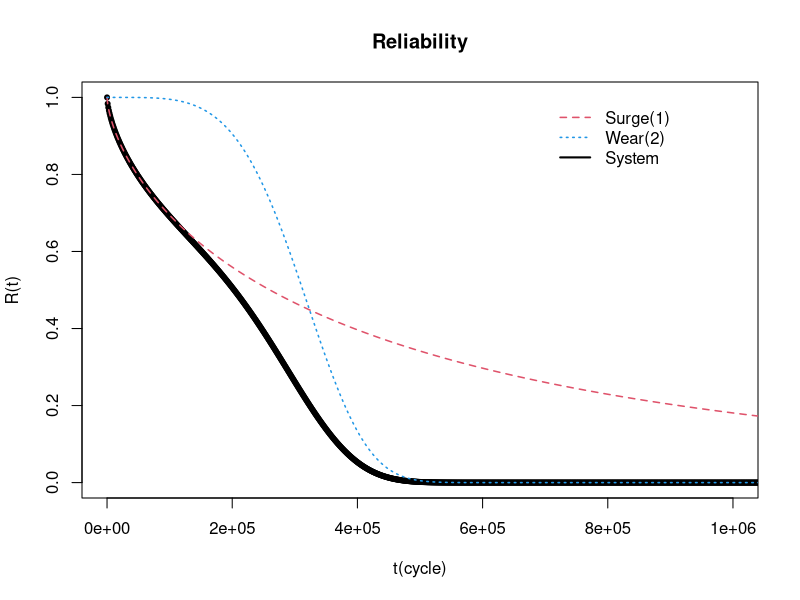
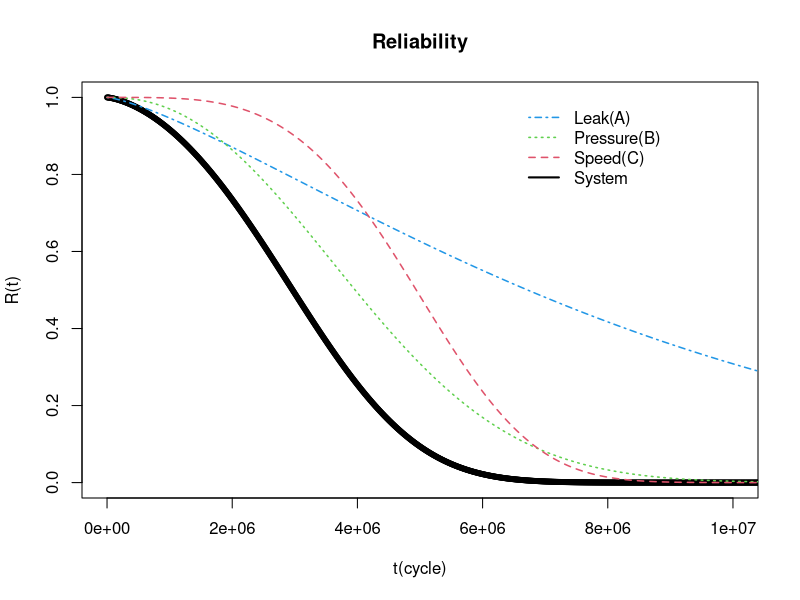

Write R code to recreate these figures, in order.


R = function(x, shape, scale){
  exp(-(x/scale)^shape)}

#-----------------------------------------
x=seq(0,3*10^7, by=1000)

plot(x, R(x=x, shape = 0.6710, scale=449442)*R(x=x, shape = 4.3373, scale=340379)
     ,main = "Reliability",xlab="t(cycle)", ylab="R(t)",xlim=c(0,1*10^6), ylim=c(0,1), pch=20)
lines(x, R(x=x,shape = 0.6710, scale=449442)*R(x=x, shape = 4.3373, scale=340379), lty=1, col =1)
lines(x, R(x=x,shape = 0.6710, scale=449442), lty=2, col =2,lwd =1.5 )
lines(x, R(x=x,  shape = 4.3373, scale=340379), lty=3, col =4,lwd =1.5 )

legend (7*10^5,1, lty=c(2,3,1) ,col=c(2,4,1), legend=c("Surge(1)", "Wear(2)","System"), bty="n",lwd = c(1.5,1.5,2) )

#------------------------------------------
x=seq(0,5*10^7, by=10000)

plot(x, R(x=x, shape = 3.77, scale=5444598)*R(x=x, shape = 2.27, scale=4657881)*R(x=x,shape = 1.33, scale=8850255)
            ,main = "Reliability",xlab="t(cycle)", ylab="R(t)",xlim=c(0,10^7), ylim=c(0,1), pch=20)
 
lines(x, R(x=x, shape = 3.77, scale=5444598)*R(x=x, shape = 2.27, scale=4657881)*R(x=x,shape = 1.33, scale=8850255), lty=1, col =1)
lines(x, R(x=x, shape = 1.33, scale=8850255), lty=4, col =4,lwd =1.5 )
lines(x, R(x=x, shape = 2.27, scale=4657881), lty=3, col =3,lwd =1.5 )
lines(x, R(x=x, shape = 3.77, scale=5444598), lty=2, col =2,lwd =1.5 )

legend (0.65*10^7,1, lty=c(4,3,2,1) ,col=c(4,3,2,1), legend=c("Leak(A)", "Pressure(B)", "Speed(C)","System"), bty="n",lwd = c(1.5,1.5,1.5,2) )
#-----------------------------------------------------------------------------
##system MTTF

Rt1=function(x){
  exp(-(x/449442)^0.6710)*exp(-(x/340379)^4.3373)
}

integrate(Rt1,0,3*10^7)



Rt2=function(x){
  exp(-(x/5444598)^3.77)*exp(-(x/8850255)^1.33)*exp(-(x/4657881)^2.27)
}

integrate(Rt2,0,5*10^7)

#---------------------------------------------------------------------------------------------------------------------




